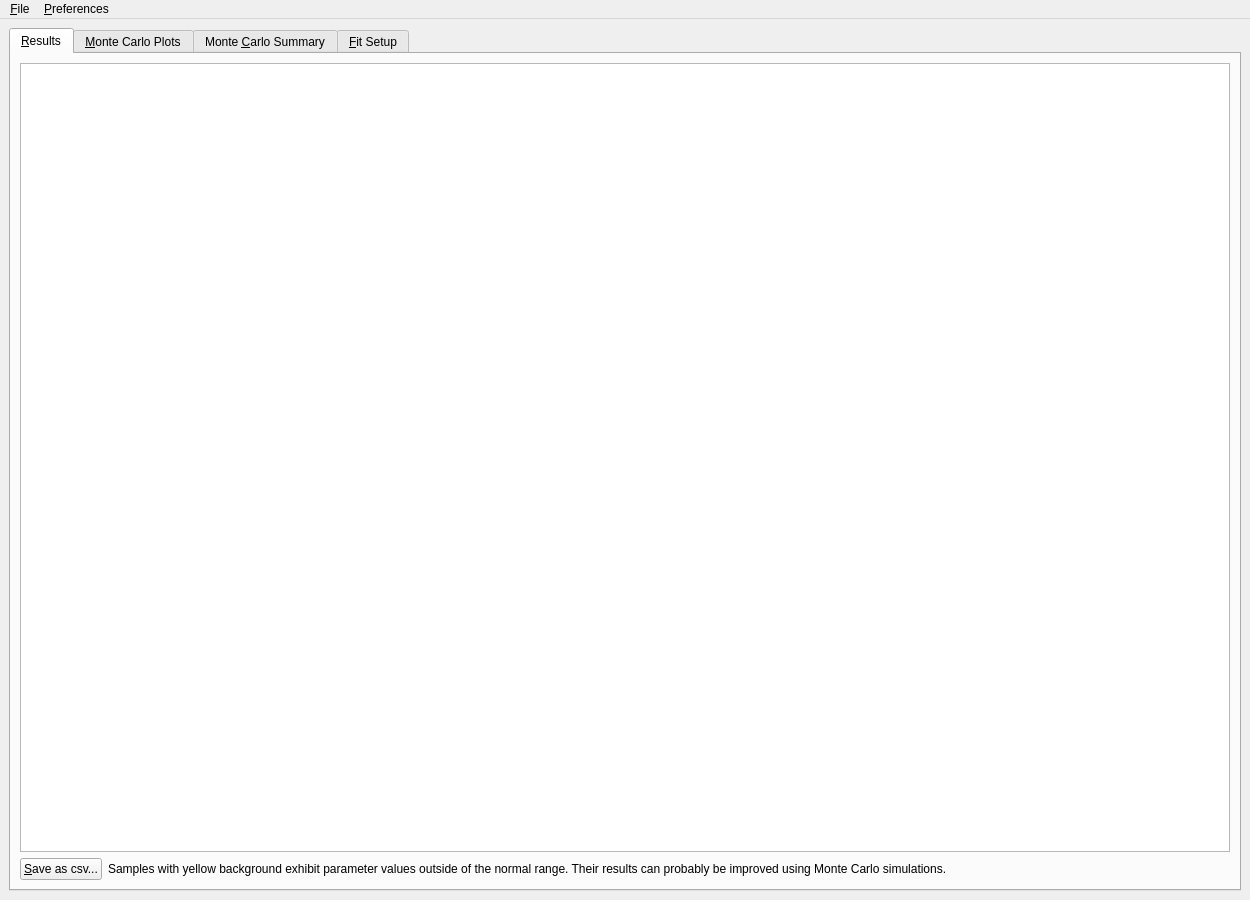
<?xml version="1.0" encoding="UTF-8"?>
<!--
Copyright © 2014 Michael Jung

This file is part of Panga.

Panga is free software: you can redistribute it and/or modify
it under the terms of the GNU General Public License as published by
the Free Software Foundation, either version 3 of the License, or
(at your option) any later version.

Panga is distributed in the hope that it will be useful,
but WITHOUT ANY WARRANTY; without even the implied warranty of
MERCHANTABILITY or FITNESS FOR A PARTICULAR PURPOSE. See the
GNU General Public License for more details.

You should have received a copy of the GNU General Public License
along with Panga.  If not, see <http://www.gnu.org/licenses/>.
-->
<ui version="4.0">
 <class>ResultsWindow</class>
 <widget class="QMainWindow" name="ResultsWindow">
  <property name="geometry">
   <rect>
    <x>0</x>
    <y>0</y>
    <width>1250</width>
    <height>900</height>
   </rect>
  </property>
  <property name="windowTitle">
   <string>Results</string>
  </property>
  <widget class="QWidget" name="centralwidget">
   <layout class="QHBoxLayout" name="horizontalLayout_3">
    <item>
     <widget class="QTabWidget" name="tab_widget">
      <property name="currentIndex">
       <number>0</number>
      </property>
      <widget class="QWidget" name="results_tab">
       <attribute name="title">
        <string>&amp;Results</string>
       </attribute>
       <layout class="QVBoxLayout" name="verticalLayout_2">
        <item>
         <widget class="ResultsView" name="results_view">
          <property name="sizePolicy">
           <sizepolicy hsizetype="Expanding" vsizetype="Expanding">
            <horstretch>2</horstretch>
            <verstretch>0</verstretch>
           </sizepolicy>
          </property>
          <property name="selectionMode">
           <enum>QAbstractItemView::ExtendedSelection</enum>
          </property>
         </widget>
        </item>
        <item>
         <layout class="QHBoxLayout" name="results_tab_horizontal_layout">
          <item>
           <widget class="QPushButton" name="save_results_as_csv_button">
            <property name="sizePolicy">
             <sizepolicy hsizetype="Preferred" vsizetype="Fixed">
              <horstretch>0</horstretch>
              <verstretch>0</verstretch>
             </sizepolicy>
            </property>
            <property name="text">
             <string>&amp;Save as csv...</string>
            </property>
           </widget>
          </item>
          <item>
           <spacer name="horizontalSpacer">
            <property name="orientation">
             <enum>Qt::Horizontal</enum>
            </property>
            <property name="sizeHint" stdset="0">
             <size>
              <width>0</width>
              <height>20</height>
             </size>
            </property>
           </spacer>
          </item>
          <item>
           <widget class="QLabel" name="results_label_recommending_monte_carlos">
            <property name="sizePolicy">
             <sizepolicy hsizetype="Expanding" vsizetype="Preferred">
              <horstretch>1</horstretch>
              <verstretch>0</verstretch>
             </sizepolicy>
            </property>
            <property name="text">
             <string>Samples with yellow background exhibit parameter values outside of the normal range. Their results can probably be improved using Monte Carlo simulations.</string>
            </property>
            <property name="wordWrap">
             <bool>true</bool>
            </property>
           </widget>
          </item>
         </layout>
        </item>
       </layout>
      </widget>
      <widget class="QWidget" name="monte_carlo_plots_tab">
       <attribute name="title">
        <string>&amp;Monte Carlo Plots</string>
       </attribute>
       <layout class="QVBoxLayout" name="verticalLayout_4">
        <item>
         <widget class="MonteCarloResultsView" name="monte_carlo_plots_view">
          <property name="verticalScrollMode">
           <enum>QAbstractItemView::ScrollPerPixel</enum>
          </property>
          <property name="horizontalScrollMode">
           <enum>QAbstractItemView::ScrollPerPixel</enum>
          </property>
         </widget>
        </item>
        <item>
         <layout class="QHBoxLayout" name="bin_number_layout">
          <item>
           <widget class="QLabel" name="bin_number_label">
            <property name="text">
             <string>&amp;Number of bins:</string>
            </property>
            <property name="buddy">
             <cstring>bin_number_spin_box</cstring>
            </property>
           </widget>
          </item>
          <item>
           <widget class="QSpinBox" name="bin_number_spin_box"/>
          </item>
          <item>
           <widget class="LogarithmicSlider" name="bin_number_slider">
            <property name="orientation">
             <enum>Qt::Horizontal</enum>
            </property>
           </widget>
          </item>
         </layout>
        </item>
       </layout>
      </widget>
      <widget class="QWidget" name="monte_carlo_summary_tab">
       <attribute name="title">
        <string>Monte &amp;Carlo Summary</string>
       </attribute>
       <layout class="QVBoxLayout" name="verticalLayout_3">
        <item>
         <widget class="ResultsView" name="monte_carlo_summary_view"/>
        </item>
        <item>
         <layout class="QHBoxLayout" name="monte_carlo_summary_tab_horizontal_layout">
          <item>
           <widget class="QPushButton" name="save_monte_carlo_summary_as_csv_button">
            <property name="text">
             <string>&amp;Save as csv...</string>
            </property>
           </widget>
          </item>
          <item>
           <spacer name="monte_carlo_summary_spacer">
            <property name="orientation">
             <enum>Qt::Horizontal</enum>
            </property>
            <property name="sizeHint" stdset="0">
             <size>
              <width>40</width>
              <height>20</height>
             </size>
            </property>
           </spacer>
          </item>
         </layout>
        </item>
       </layout>
      </widget>
      <widget class="QWidget" name="fit_setup_tab">
       <attribute name="title">
        <string>&amp;Fit Setup</string>
       </attribute>
       <layout class="QVBoxLayout" name="verticalLayout">
        <item>
         <widget class="FitSetupWidget" name="fit_setup_widget" native="true"/>
        </item>
       </layout>
      </widget>
     </widget>
    </item>
   </layout>
  </widget>
  <widget class="QMenuBar" name="menubar">
   <property name="geometry">
    <rect>
     <x>0</x>
     <y>0</y>
     <width>1250</width>
     <height>21</height>
    </rect>
   </property>
   <widget class="QMenu" name="menu_Preferences">
    <property name="title">
     <string>&amp;Preferences</string>
    </property>
    <addaction name="action_choose_monte_carlo_plots"/>
   </widget>
   <widget class="QMenu" name="menu_File">
    <property name="title">
     <string>&amp;File</string>
    </property>
    <addaction name="action_save"/>
    <addaction name="action_save_as"/>
    <addaction name="action_export_monte_carlo_data"/>
   </widget>
   <addaction name="menu_File"/>
   <addaction name="menu_Preferences"/>
  </widget>
  <action name="action_choose_monte_carlo_plots">
   <property name="text">
    <string>&amp;Choose Monte Carlo Plots...</string>
   </property>
  </action>
  <action name="action_export_monte_carlo_data">
   <property name="text">
    <string>&amp;Export Monte Carlo Data...</string>
   </property>
  </action>
  <action name="action_save_as">
   <property name="icon">
    <iconset theme="document-save-as">
     <normaloff/>
    </iconset>
   </property>
   <property name="text">
    <string>Save &amp;as...</string>
   </property>
  </action>
  <action name="action_show_fit_setup">
   <property name="text">
    <string>Show &amp;Fit Setup...</string>
   </property>
  </action>
  <action name="action_save">
   <property name="icon">
    <iconset theme="document-save">
     <normaloff/>
    </iconset>
   </property>
   <property name="text">
    <string>&amp;Save</string>
   </property>
  </action>
 </widget>
 <customwidgets>
  <customwidget>
   <class>FitSetupWidget</class>
   <extends>QWidget</extends>
   <header>fitsetupwidget.h</header>
   <container>1</container>
  </customwidget>
  <customwidget>
   <class>LogarithmicSlider</class>
   <extends>QSlider</extends>
   <header>logarithmicslider.h</header>
  </customwidget>
  <customwidget>
   <class>ResultsView</class>
   <extends>QTableView</extends>
   <header>resultsview.h</header>
  </customwidget>
  <customwidget>
   <class>MonteCarloResultsView</class>
   <extends>QTableView</extends>
   <header>montecarloresultsview.h</header>
  </customwidget>
 </customwidgets>
 <resources/>
 <connections/>
</ui>
